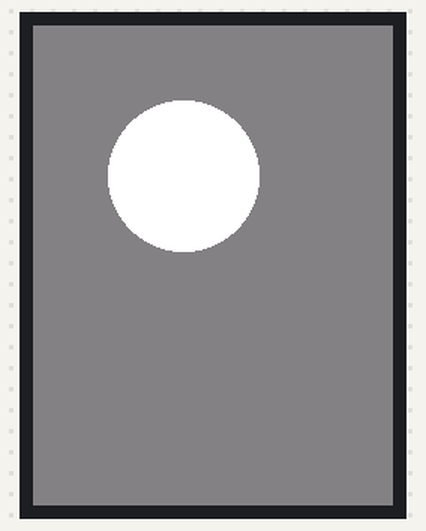
Bench run of a sketch on a simulated Arduino Uno, built with avr-gcc and run on an emulated ATmega328P. Parts: 240×320 colour display. What the sketch prints to the serial monitor is not drawn.

Above: at 1.0 s.

The sketch:

bitmapTest.ino
```cpp
#include "MCUFRIEND_kbv.h"
#include "bitmap_mono.h"
#include "b.h"
#include "c.h"
#include "d.h"
#include "e.h"
#include "f.h"
#include "g.h"
#include "h.h"
#include "i.h"
#include "j.h"
#include "k.h"
#include "l.h"
#include "m.h"
#include "n.h"
#include "o.h"

#define BLACK   0x0000
#define BLUE    0x001F
#define RED     0xF800
#define GREEN   0x07E0
#define CYAN    0x07FF
#define MAGENTA 0xF81F
#define YELLOW  0xFFE0
#define WHITE   0xFFFF
#define GREY    0x8410
#define ORANGE  0xE880
MCUFRIEND_kbv tft;

void setup()
{
    Serial.begin(9600);
    uint16_t ID = tft.readID();

    Serial.print(F("ID = 0x"));
    Serial.println(ID, HEX);

    Serial.println(F("GFX drawBitmap() plots one mono pixel at a time"));
    Serial.println(F("it defaults to transparent plotting"));
    Serial.println(F("unless you specify foreground and background colours"));
    Serial.println(F("it can plot a monochrome bitmap from Flash or SRAM"));

    Serial.println(F(""));
    Serial.println(F("GFX drawGrayscaleBitmap() is not relevant for OLED, TFT"));
    Serial.println(F("GFX drawRGBBitmap() plots one colour pixel at a time"));
    Serial.println(F("from Flash or SRAM and with a monochrome transparent bitmask"));
    Serial.println(F(""));
    Serial.println(F("Using the hardware pushColors() methods is faster"));
    Serial.println(F("pushColors() expects uint16 array in SRAM"));
    Serial.println(F("for any runtime generated images"));
    Serial.println(F("but it expects uint8_t array of serialised bytes in Flash"));
    Serial.println(F(""));

    Serial.println(F("Colour TFTs are natively big-endian"));
    Serial.println(F("Many microcontrollers and Tools are little-endian"));
    Serial.println(F("you can use the optional argument to select big-end"));
    tft.begin(ID);
    tft.fillScreen(GREY);
}

void loop(void)
{
tft.fillCircle(100,100,50,WHITE);
}
void bla(int x, int y){
      tft.drawBitmap(x,y, tractorb_128x64,128,64,BLUE);
  }
```

Source omitted: b.h (data table, 5588 bytes), bitmap_mono.h (data table, 5587 bytes), c.h (data table, 5588 bytes), d.h (data table, 5588 bytes), e.h (data table, 5588 bytes), f.h (data table, 5588 bytes), g.h (data table, 5588 bytes), h.h (data table, 5588 bytes), i.h (data table, 5588 bytes), j.h (data table, 5588 bytes), k.h (data table, 5588 bytes), l.h (data table, 5588 bytes) and 3 more
